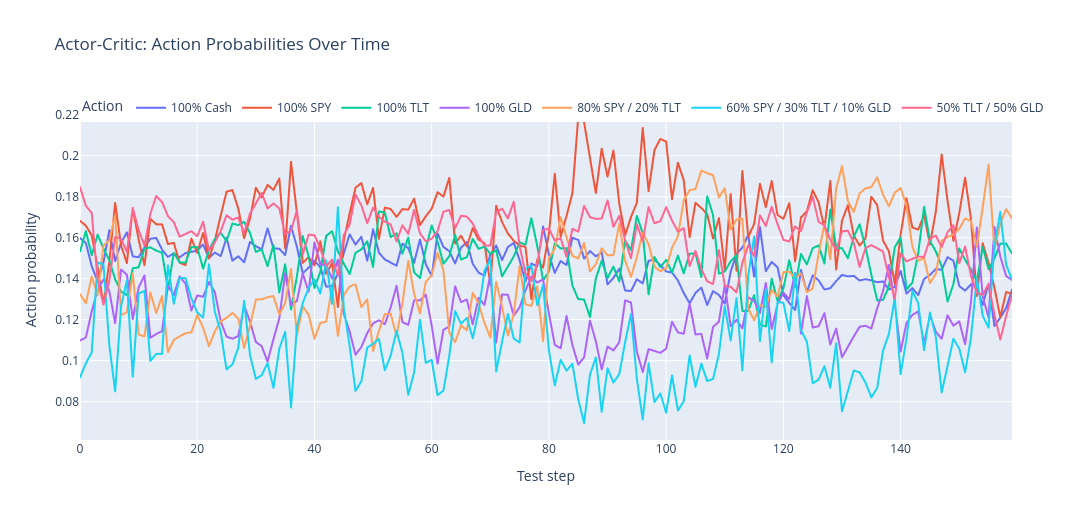
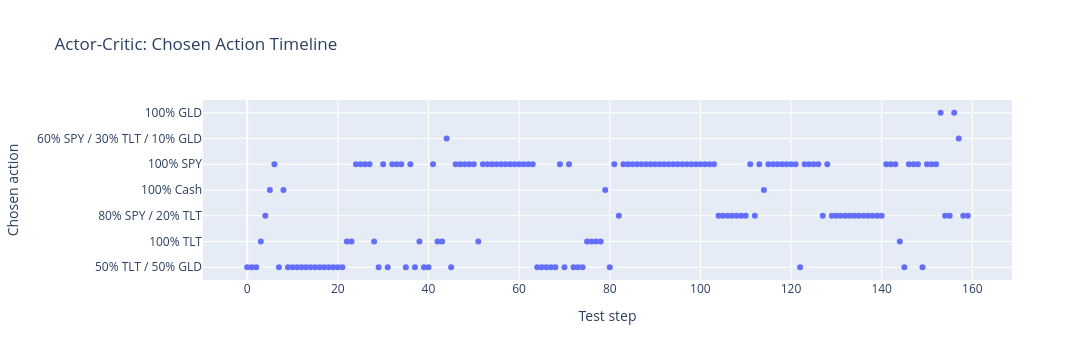

The notebook cell saved with these charts, in order:
### Markdown cell above
## 6.1 Train Actor-Critic (A2C) + Action Probability Dynamics

### Code cell
# Train an Actor-Critic policy (A2C) and visualize action probabilities over time
print("=== Training Actor-Critic (A2C) ===")

import plotly.express as px

# A2C is a policy-gradient actor-critic model with explicit action probabilities.
ac_agent = A2C(
    'MlpPolicy',
    train_env,
    learning_rate=7e-4,
    gamma=0.99,
    n_steps=64,
    ent_coef=0.01,
    vf_coef=0.5,
    device=device,
    verbose=1
)

ac_total_timesteps = 30000
ac_agent.learn(total_timesteps=ac_total_timesteps, progress_bar=True)
print(f"A2C training complete. Timesteps: {ac_total_timesteps}")

# Evaluate deterministic actor-critic policy on test period
ac_test_eval = evaluate_episode(ac_agent, test_env, deterministic=True)
print("\nActor-Critic Test Performance:")
print(f"  Total Reward: {ac_test_eval['reward']:.4f}")
print(f"  Cumulative Return: {ac_test_eval.get('cumulative_return', 0):.4f}")
print(f"  Sharpe Ratio: {ac_test_eval.get('sharpe_ratio', 0):.4f}")
print(f"  Max Drawdown: {ac_test_eval.get('max_drawdown', 0):.4f}")

# Roll forward and record per-step action probability vector
obs, _ = test_env.reset()
prob_rows = []
max_steps_prob = min(200, len(test_env.features))
action_names_local = list(train_env.ACTION_NAMES)

for t in range(max_steps_prob):
    obs_tensor = torch.tensor(obs, dtype=torch.float32, device=ac_agent.device).unsqueeze(0)
    with torch.no_grad():
        dist = ac_agent.policy.get_distribution(obs_tensor)
        probs = dist.distribution.probs.squeeze(0).detach().cpu().numpy()

    action, _ = ac_agent.predict(obs, deterministic=True)
    action_id = int(action.item() if isinstance(action, np.ndarray) else action)

    row = {'step': t, 'chosen_action': action_names_local[action_id]}
    for i, name in enumerate(action_names_local):
        row[name] = float(probs[i])
    prob_rows.append(row)

    obs, reward, terminated, truncated, _ = test_env.step(action_id)
    if terminated or truncated:
        break

prob_df = pd.DataFrame(prob_rows)
prob_long = prob_df.melt(
    id_vars=['step', 'chosen_action'],
    value_vars=action_names_local,
    var_name='action_name',
    value_name='probability',
)

fig_probs = px.line(
    prob_long,
    x='step',
    y='probability',
    color='action_name',
    title='Actor-Critic: Action Probabilities Over Time',
    labels={'probability': 'Action probability', 'step': 'Test step', 'action_name': 'Action'},
)
fig_probs.update_layout(height=520, width=1200, legend=dict(orientation='h', y=1.02, x=0))
fig_probs.show()

fig_chosen = px.scatter(
    prob_df,
    x='step',
    y='chosen_action',
    title='Actor-Critic: Chosen Action Timeline',
    labels={'step': 'Test step', 'chosen_action': 'Chosen action'},
)
fig_chosen.update_layout(height=360, width=1200)
fig_chosen.show()

print("Action probability diagnostics ready.")

### Figure 1 — Plotly figure (JSON) as saved in the notebook; plotly's stock layout.template omitted (floating-point values rounded to 4 significant figures; data arrays with more than 128 entries replaced by an {"elided": "..."} marker saying what was removed)
{"data": [{"hovertemplate": "Action=100% Cash<br>Test step=%{x}<br>Action probability=%{y}<extra></extra>", "legendgroup": "100% Cash", "line": {"color": "#636efa", "dash": "solid"}, "marker": {"symbol": "circle"}, "mode": "lines", "name": "100% Cash", "showlegend": true, "type": "scattergl", "x": {"elided": "160 int values"}, "xaxis": "x", "y": {"elided": "160 float values"}, "yaxis": "y"}, {"hovertemplate": "Action=100% SPY<br>Test step=%{x}<br>Action probability=%{y}<extra></extra>", "legendgroup": "100% SPY", "line": {"color": "#EF553B", "dash": "solid"}, "marker": {"symbol": "circle"}, "mode": "lines", "name": "100% SPY", "showlegend": true, "type": "scattergl", "x": {"elided": "160 int values"}, "xaxis": "x", "y": {"elided": "160 float values"}, "yaxis": "y"}, {"hovertemplate": "Action=100% TLT<br>Test step=%{x}<br>Action probability=%{y}<extra></extra>", "legendgroup": "100% TLT", "line": {"color": "#00cc96", "dash": "solid"}, "marker": {"symbol": "circle"}, "mode": "lines", "name": "100% TLT", "showlegend": true, "type": "scattergl", "x": {"elided": "160 int values"}, "xaxis": "x", "y": {"elided": "160 float values"}, "yaxis": "y"}, {"hovertemplate": "Action=100% GLD<br>Test step=%{x}<br>Action probability=%{y}<extra></extra>", "legendgroup": "100% GLD", "line": {"color": "#ab63fa", "dash": "solid"}, "marker": {"symbol": "circle"}, "mode": "lines", "name": "100% GLD", "showlegend": true, "type": "scattergl", "x": {"elided": "160 int values"}, "xaxis": "x", "y": {"elided": "160 float values"}, "yaxis": "y"}, {"hovertemplate": "Action=80% SPY / 20% TLT<br>Test step=%{x}<br>Action probability=%{y}<extra></extra>", "legendgroup": "80% SPY / 20% TLT", "line": {"color": "#FFA15A", "dash": "solid"}, "marker": {"symbol": "circle"}, "mode": "lines", "name": "80% SPY / 20% TLT", "showlegend": true, "type": "scattergl", "x": {"elided": "160 int values"}, "xaxis": "x", "y": {"elided": "160 float values"}, "yaxis": "y"}, {"hovertemplate": "Action=60% SPY / 30% TLT / 10% GLD<br>Test step=%{x}<br>Action probability=%{y}<extra></extra>", "legendgroup": "60% SPY / 30% TLT / 10% GLD", "line": {"color": "#19d3f3", "dash": "solid"}, "marker": {"symbol": "circle"}, "mode": "lines", "name": "60% SPY / 30% TLT / 10% GLD", "showlegend": true, "type": "scattergl", "x": {"elided": "160 int values"}, "xaxis": "x", "y": {"elided": "160 float values"}, "yaxis": "y"}, {"hovertemplate": "Action=50% TLT / 50% GLD<br>Test step=%{x}<br>Action probability=%{y}<extra></extra>", "legendgroup": "50% TLT / 50% GLD", "line": {"color": "#FF6692", "dash": "solid"}, "marker": {"symbol": "circle"}, "mode": "lines", "name": "50% TLT / 50% GLD", "showlegend": true, "type": "scattergl", "x": {"elided": "160 int values"}, "xaxis": "x", "y": {"elided": "160 float values"}, "yaxis": "y"}], "layout": {"height": 520, "legend": {"orientation": "h", "title": {"text": "Action"}, "tracegroupgap": 0, "x": 0, "y": 1.02}, "title": {"text": "Actor-Critic: Action Probabilities Over Time"}, "width": 1200, "xaxis": {"anchor": "y", "domain": [0, 1], "title": {"text": "Test step"}}, "yaxis": {"anchor": "x", "domain": [0, 1], "title": {"text": "Action probability"}}}}

### Figure 2 — Plotly figure (JSON) as saved in the notebook; plotly's stock layout.template omitted (floating-point values rounded to 4 significant figures; data arrays with more than 128 entries replaced by an {"elided": "..."} marker saying what was removed)
{"data": [{"hovertemplate": "Test step=%{x}<br>Chosen action=%{y}<extra></extra>", "legendgroup": "", "marker": {"color": "#636efa", "symbol": "circle"}, "mode": "markers", "name": "", "orientation": "h", "showlegend": false, "type": "scatter", "x": {"elided": "160 int values"}, "xaxis": "x", "y": {"elided": "160 str values"}, "yaxis": "y"}], "layout": {"height": 360, "legend": {"tracegroupgap": 0}, "title": {"text": "Actor-Critic: Chosen Action Timeline"}, "width": 1200, "xaxis": {"anchor": "y", "domain": [0, 1], "title": {"text": "Test step"}}, "yaxis": {"anchor": "x", "domain": [0, 1], "title": {"text": "Chosen action"}}}}
